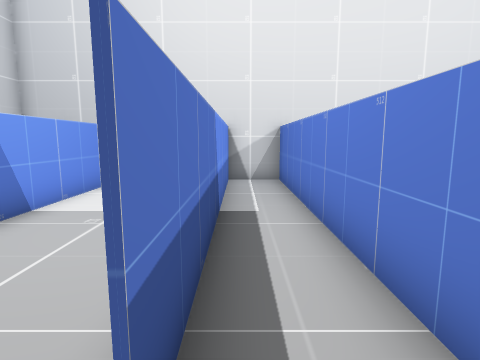
[1] (above)

18 first-person views from a walk through a 3-D level made in the Unity game engine. The camera is 1.5 m above the floor, tilts 8° down and sees 80° across. The floor is counted in squares, 1 m on a side. Each view is taken from the middle of a square. On the plan, view 1 faces up. The plan holds only what a view shows up to about 14 squares ahead; the rest is blank.

[2]
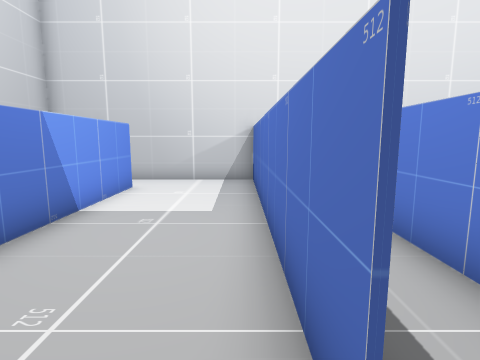

[3]
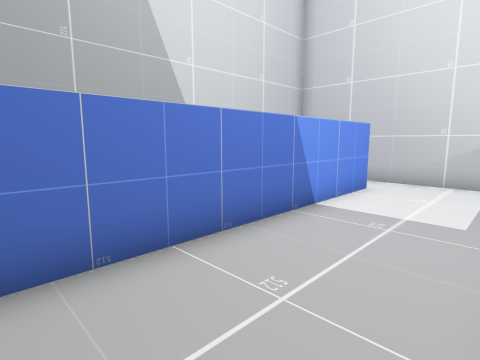

[4]
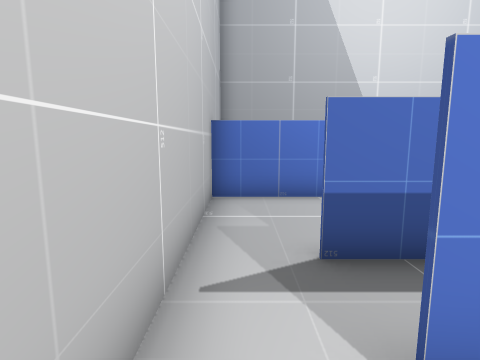

[5]
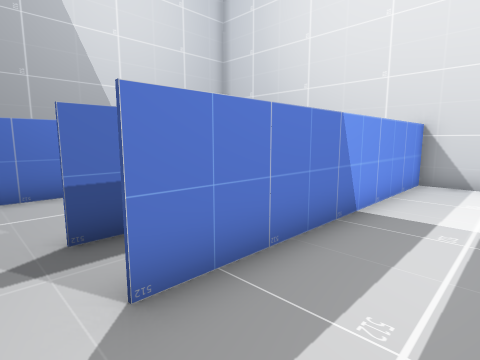

[6]
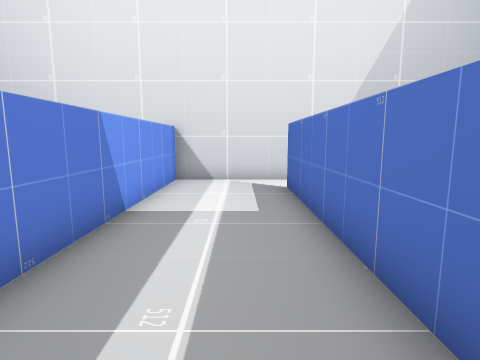

[7]
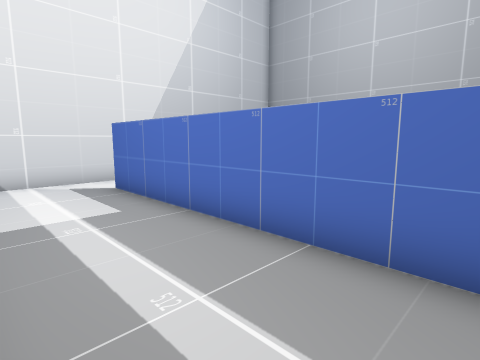

[8]
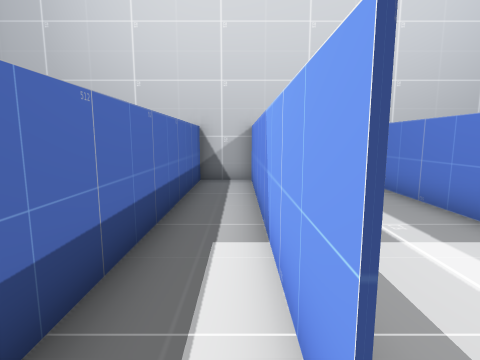

[9]
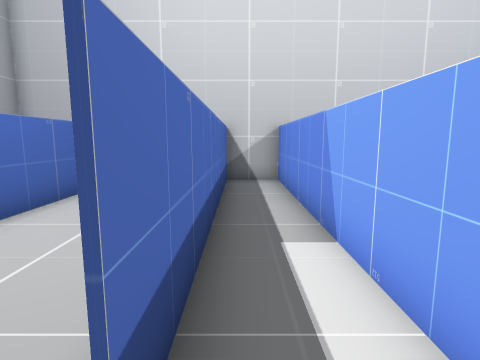

[10]
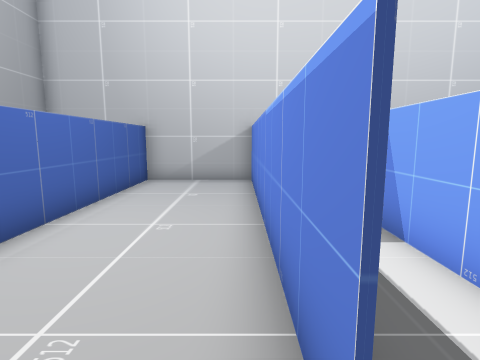

[11]
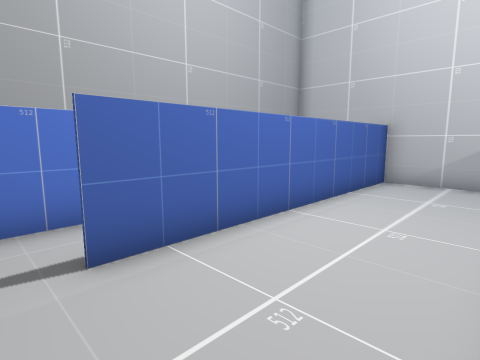

[12]
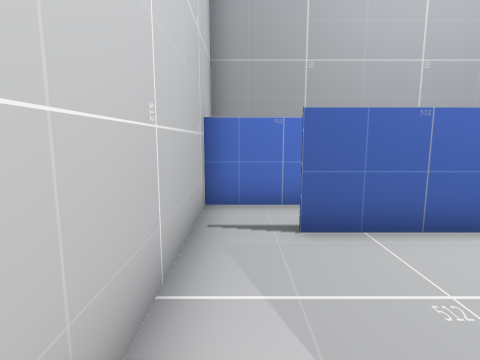

[13]
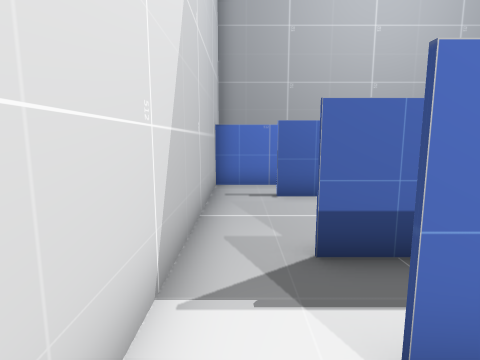

[14]
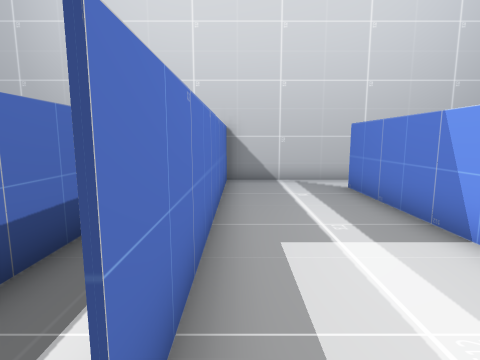

[15]
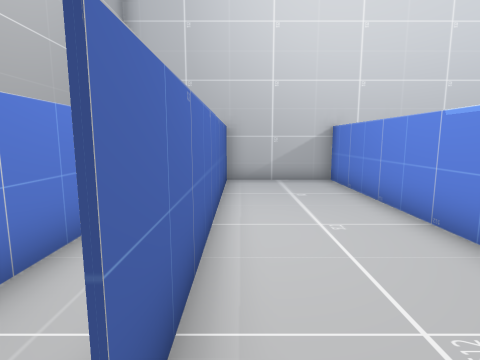

[16]
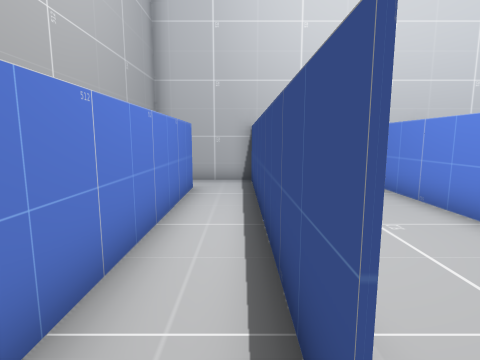

[17]
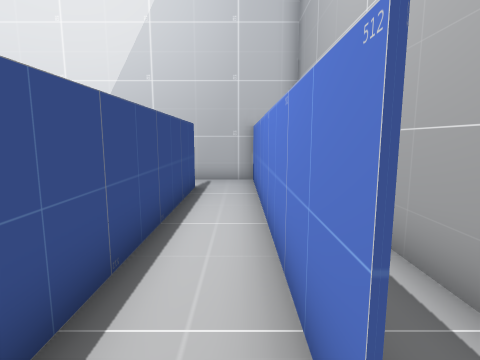

[18]
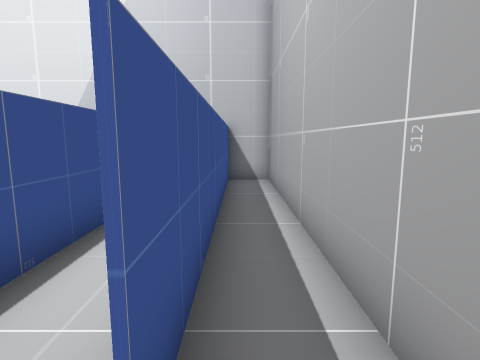

### Floor plan
Ten units are one square. View 1 is at (0, 0); x grows to the right and y downward. Boxes are objects, and circles mark ways between rooms. Rooms are numbered by the first view taken in them; rooms with no view inside come last. Other rooms are left out.
<svg viewBox="-59 -114 215 127">
<path fill="none" stroke="#000" d="M15 -16 15 -109M-14 7 15 7M-4 -108 -4 -10M11 -108 -9 -108M15 7 50 7M46 -108 11 -108M55 5 55 -91M16 -109 16 -10M56 -91 56 8M76 -108 46 -108M75 6 75 -91M50 7 70 7M76 -91 76 8M106 -108 76 -108M70 7 109 7M115 8 115 -91M116 -91 116 4M135 -10 135 -109M109 7 139 7M131 -108 106 -108M151 -11 151 -108 131 -108M136 -108 136 -10M-44 -91 -44 7 -14 7M-5 -10 -5 -109M-9 -108 -54 -108"/>
<circle cx="10" cy="0" r="3" fill="#2a7"/>
<circle cx="-10" cy="0" r="3" fill="#2a7"/>
<circle cx="50" cy="-100" r="3" fill="#2a7"/>
<circle cx="70" cy="-100" r="3" fill="#2a7"/>
<circle cx="110" cy="-100" r="3" fill="#2a7"/>
<circle cx="130" cy="0" r="3" fill="#2a7"/>
<text x="0" y="-40">1</text>
<text x="30" y="-50">2</text>
<text x="60" y="-60">3</text>
<text x="90" y="-50">4</text>
<text x="120" y="-50">5</text>
<text x="140" y="-50">6</text>
<text x="-30" y="-50">7</text>
</svg>
Room 1 opens to room 2. Room 1 opens to room 7. Room 2 opens to room 3. Room 3 opens to room 4. Room 4 opens to room 5. Room 5 opens to room 6.

Where each view was taken, in squares from view 1:
view 1: 0 up, 0 right, facing up
view 2: 0 up, 1 left, facing up
view 3: 0 up, 1 left, facing up-left
view 4: 0 up, 3 right, facing left
view 5: 0 up, 4 right, facing up-left
view 6: 0 up, 4 right, facing up
view 7: 0 up, 2 right, facing up-right
view 8: 10 up, 6 right, facing down
view 9: 10 up, 7 right, facing down
view 10: 10 up, 8 right, facing down
view 11: 10 up, 8 right, facing down-right
view 12: 10 up, 7 right, facing right
view 13: 10 up, 4 right, facing right
view 14: 10 up, 5 right, facing down
view 15: 10 up, 11 right, facing down
view 16: 10 up, 12 right, facing down
view 17: 0 up, 13 right, facing up
view 18: 0 up, 14 right, facing up
